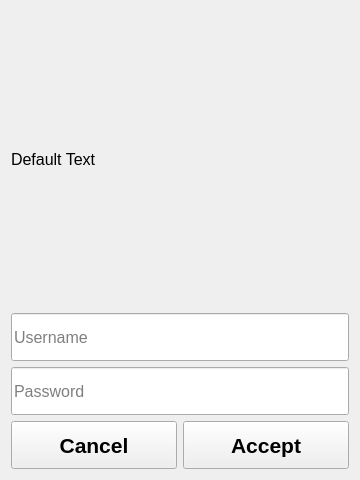
<?xml version="1.0" encoding="UTF-8"?>
<ui version="4.0">
 <class>DialogAuthorize</class>
 <widget class="QDialog" name="DialogAuthorize">
  <property name="geometry">
   <rect>
    <x>0</x>
    <y>0</y>
    <width>360</width>
    <height>480</height>
   </rect>
  </property>
  <property name="sizePolicy">
   <sizepolicy hsizetype="Fixed" vsizetype="Expanding">
    <horstretch>0</horstretch>
    <verstretch>0</verstretch>
   </sizepolicy>
  </property>
  <property name="minimumSize">
   <size>
    <width>360</width>
    <height>480</height>
   </size>
  </property>
  <property name="maximumSize">
   <size>
    <width>360</width>
    <height>16777215</height>
   </size>
  </property>
  <property name="windowTitle">
   <string>Dialog</string>
  </property>
  <layout class="QGridLayout" name="gridLayout">
   <item row="0" column="0" colspan="2">
    <widget class="QLabel" name="label_Message">
     <property name="sizePolicy">
      <sizepolicy hsizetype="Preferred" vsizetype="Expanding">
       <horstretch>0</horstretch>
       <verstretch>0</verstretch>
      </sizepolicy>
     </property>
     <property name="font">
      <font>
       <pointsize>12</pointsize>
      </font>
     </property>
     <property name="text">
      <string>Default Text</string>
     </property>
     <property name="wordWrap">
      <bool>true</bool>
     </property>
    </widget>
   </item>
   <item row="3" column="1">
    <widget class="QPushButton" name="pushButton_Accept">
     <property name="sizePolicy">
      <sizepolicy hsizetype="Preferred" vsizetype="Fixed">
       <horstretch>0</horstretch>
       <verstretch>0</verstretch>
      </sizepolicy>
     </property>
     <property name="minimumSize">
      <size>
       <width>0</width>
       <height>48</height>
      </size>
     </property>
     <property name="font">
      <font>
       <pointsize>16</pointsize>
       <weight>75</weight>
       <bold>true</bold>
      </font>
     </property>
     <property name="focusPolicy">
      <enum>Qt::NoFocus</enum>
     </property>
     <property name="text">
      <string>Accept</string>
     </property>
    </widget>
   </item>
   <item row="3" column="0">
    <widget class="QPushButton" name="pushButton_Cancel">
     <property name="sizePolicy">
      <sizepolicy hsizetype="Preferred" vsizetype="Fixed">
       <horstretch>0</horstretch>
       <verstretch>0</verstretch>
      </sizepolicy>
     </property>
     <property name="minimumSize">
      <size>
       <width>0</width>
       <height>48</height>
      </size>
     </property>
     <property name="font">
      <font>
       <pointsize>16</pointsize>
       <weight>75</weight>
       <bold>true</bold>
      </font>
     </property>
     <property name="focusPolicy">
      <enum>Qt::NoFocus</enum>
     </property>
     <property name="text">
      <string>Cancel</string>
     </property>
    </widget>
   </item>
   <item row="1" column="0" colspan="2">
    <widget class="QLineEdit" name="lineEdit_Username">
     <property name="sizePolicy">
      <sizepolicy hsizetype="Preferred" vsizetype="Preferred">
       <horstretch>0</horstretch>
       <verstretch>0</verstretch>
      </sizepolicy>
     </property>
     <property name="minimumSize">
      <size>
       <width>0</width>
       <height>48</height>
      </size>
     </property>
     <property name="font">
      <font>
       <pointsize>12</pointsize>
      </font>
     </property>
     <property name="placeholderText">
      <string>Username</string>
     </property>
    </widget>
   </item>
   <item row="2" column="0" colspan="2">
    <widget class="QLineEdit" name="lineEdit_Password">
     <property name="sizePolicy">
      <sizepolicy hsizetype="Preferred" vsizetype="Preferred">
       <horstretch>0</horstretch>
       <verstretch>0</verstretch>
      </sizepolicy>
     </property>
     <property name="minimumSize">
      <size>
       <width>0</width>
       <height>48</height>
      </size>
     </property>
     <property name="font">
      <font>
       <pointsize>12</pointsize>
      </font>
     </property>
     <property name="echoMode">
      <enum>QLineEdit::Password</enum>
     </property>
     <property name="placeholderText">
      <string>Password</string>
     </property>
    </widget>
   </item>
  </layout>
 </widget>
 <resources/>
 <connections/>
</ui>
